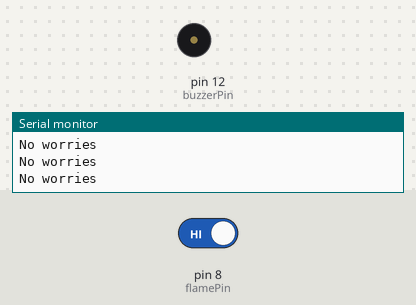
This sketch was run on a simulated Arduino Uno, built with avr-gcc and run on an emulated ATmega328P. On the bench: buzzer (waves = sounding, pin HIGH), the last lines printed to the serial monitor. Inputs (shaded band) come from the test bench; at power-on: pin 8 (flamePin) HIGH.

Above: at 1.2 s.
1.3 s: pin 8 (flamePin) driven LOW
At 2.4 s:
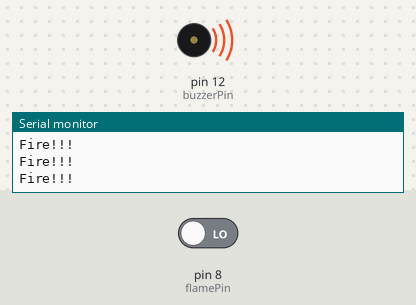
2.8 s: pin 8 (flamePin) driven HIGH
At 3.6 s:
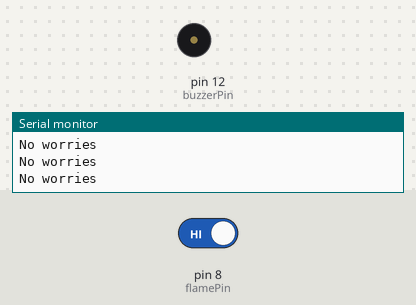
Timing chart, 0 to 5.8 s (numbered marks = the images above; inputs shaded):
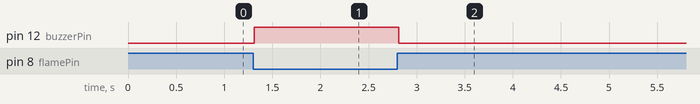

The sketch:

flamesensor.ino
```cpp
const int buzzerPin = 12;
const int flamePin = 8;
int Flame = HIGH;

void setup()
{
  pinMode(buzzerPin, OUTPUT);
  pinMode(flamePin, INPUT);
  Serial.begin(9600);
}

void loop()
{
  Flame = digitalRead(flamePin);
  if (Flame== LOW)
  {
    Serial.println("Fire!!!");
    digitalWrite(buzzerPin, HIGH);
  }
  else
  {
    Serial.println("No worries");
    digitalWrite(buzzerPin, LOW);
  }
}
```

Measured:
- after the input at 1.3 s, pin 12 (buzzerPin): LOW → HIGH at once
- after the input at 2.8 s, pin 12 (buzzerPin): HIGH → LOW at once
